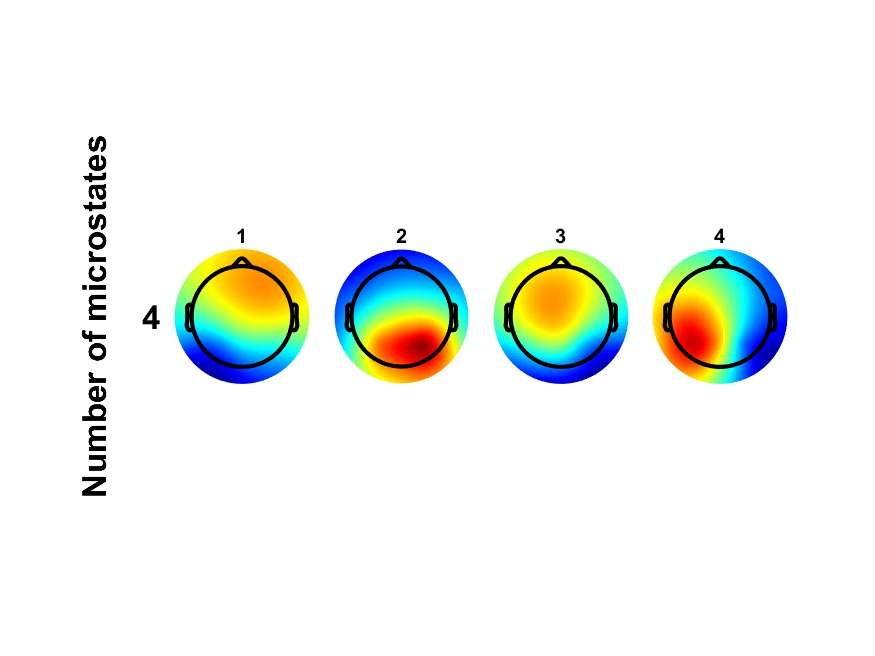
#> input picture resting_2000_1.jpg, 875 x 656 px
$ jupyter execute --allow-errors microstate_analysis.ipynb
#> lines starting #> are read from the running program, lines starting #| are printed output that depends on the picture; long printed decimals are rounded
# Microstate Analysis

## Spatial Correlation

[cell 1]
from PIL import Image
import numpy as np
import matplotlib.pyplot as plt

# Load the image
image_path = "resting_2000_1.jpg"
image = Image.open(image_path)
#> image is the input picture: PIL image 875x656 RGB; mean R, G, B 239.8, 243.5, 238.4

image_path2 = "resting_2000_2.jpg"
image2 = Image.open(image_path2)
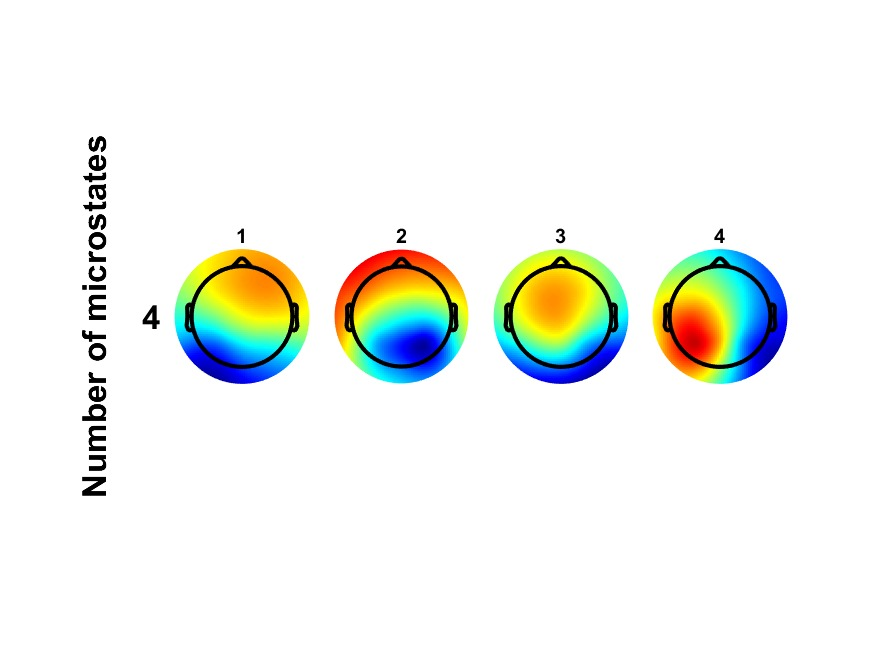
#> input picture resting_2000_2.jpg, 875 x 656 px
#> image2 is the input picture: PIL image 875x656 RGB; mean R, G, B 240.1, 243.5, 238.1

# Display the image
plt.subplot(1, 2, 1)
plt.imshow(image)
plt.axis("off")
plt.title("Microstate Map 1")
plt.show()

plt.subplot(1, 2, 1)
plt.imshow(image2)
plt.axis("off")
plt.title("Microstate Map 2")
plt.show()

[cell 2]
# Convert to grayscale and crop each microstate map
from skimage.metrics import structural_similarity as ssim
from scipy.stats import pearsonr

grayscale_image = image.convert("L")
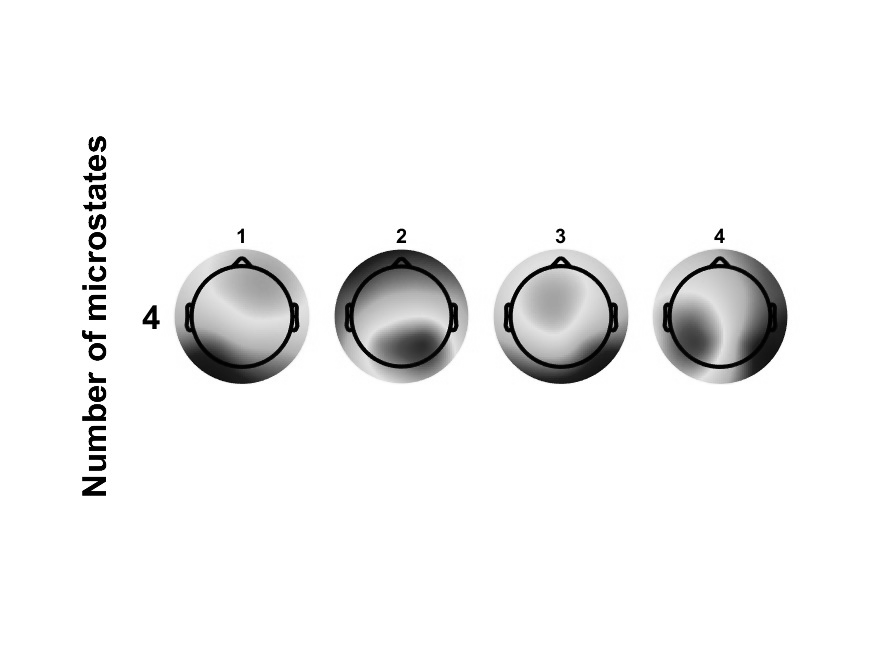
#> grayscale_image: PIL image 875x656 L; min 0, max 255, mean 241.8
grayscale_image2 = image2.convert("L")

x_offset = [0,160,320,480]

# x,y,w,h = 0,25,90,110

for i in range(1):
    x1,y1 = 170 + x_offset[i],245
    x2,y2 = 310 + x_offset[i],390
    microstate1 = grayscale_image.crop((x1, y1, x2, y2))  # Replace with actual coordinates
    microstate2 = grayscale_image2.crop((x1, y1, x2, y2))  # Example for another map

    # Convert cropped images to arrays
    microstate1_array = np.array(microstate1)
    microstate2_array = np.array(microstate2)

    # [11 lines of commented-out code are left out]

    map1_flatten = microstate1_array.flatten()
    map2_flatten = microstate2_array.flatten()

    # Compute Pearson Correlation
    pearson_corr, _ = pearsonr(map1_flatten, map2_flatten)
    print(f"Pearson Correlation for Microstate {i+1} : {pearson_corr}")

    # Compute SSIM
    similarity_index, _ = ssim(microstate1_array, microstate2_array, full=True)
    print(f"SSIM for Microstate {i+1} : {similarity_index}")
#> this loop made 1 pass
#> (pearson_corr, similarity_index) on pass 1: (0.999, 0.989)
#| Pearson Correlation for Microstate 1 : 0.999
#| SSIM for Microstate 1 : 0.9887
#> pass 1, `microstate1 = grayscale_image.crop((x1, y1, x2, y2))`:
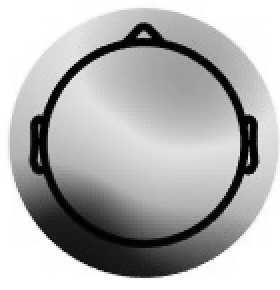
#> microstate1: PIL image 140x145 L (shown 2 times larger); min 0, max 255, mean 179.7

## Finding the ideal Resting Template

There are following steps to find the ideal resting template:
- Load all images in `Microstates_Resting_Movement_Comparison/RestingCode_1000`, You can change the folder name in the code below.
- Calculate the correlation and ssim between all images.
- Then mode range is considered which varies from 0.9-1, 0.8-0.9, 0.7-0.8, 0.6-0.7, 0.5-0.6, 0.4-0.5, 0.3-0.4, 0.2-0.3, 0.1-0.2, 0-0.1.
- The mode range means the most occurence of the values in the range.
- The mode range with the highest number of occurence is considered as the ideal resting template.
- Then those values are used to calculate the correlation and ssim with all the images.
- Then average is considered in the filtered range.
- The highest average is considered as the ideal resting template.

[cell 3]
import os
import numpy as np
from PIL import Image
from skimage.metrics import structural_similarity as ssim
from scipy.stats import pearsonr
from collections import Counter

# Directory containing PNG files
input_directory = "Microstates_Resting_Movement_Comparison/RestingCode_1000"

# Get list of all PNG files in the directory
png_files = [f for f in os.listdir(input_directory) if f.endswith('.png')]

if len(png_files) < 2:
    raise ValueError("Not enough PNG files in the directory to perform the task.")

# Function to calculate SSIM and Pearson correlation
def calculate_metrics(image1_path, image2_path):
    image1 = Image.open(image1_path).convert("L")
    image2 = Image.open(image2_path).convert("L")

    x_offsets = [0, 160, 320, 480]
    pearson_correlations = []
    ssim_values = []

    for i in range(4):  # Loop over offsets (modify as needed)
        x1, y1 = 170 + x_offsets[i], 245
        x2, y2 = 310 + x_offsets[i], 390

        microstate1 = image1.crop((x1, y1, x2, y2))
        microstate2 = image2.crop((x1, y1, x2, y2))

        # Convert cropped images to arrays
        microstate1_array = np.array(microstate1)
        microstate2_array = np.array(microstate2)

        # Flatten arrays
        map1_flatten = microstate1_array.flatten()
        map2_flatten = microstate2_array.flatten()

        # Compute Pearson Correlation
        pearson_corr, _ = pearsonr(map1_flatten, map2_flatten)
        pearson_correlations.append(pearson_corr)

        # Compute SSIM
        similarity_index, _ = ssim(microstate1_array, microstate2_array, full=True)
        ssim_values.append(similarity_index)

    # Return metrics
    # ssim_values = np.mean(ssim_values)
    # pearson_correlations = np.mean(pearson_correlations)
    return ssim_values, pearson_correlations

# Function to calculate the mode range
def calculate_mode_range(values, range_step=0.1):
#> called with range_step = 0.1
    bins = [round(i * range_step, 1) for i in range(int(1 / range_step) + 1)]
#> bins = [0, 0.1, 0.2, 0.3, 0.4, 0.5, 0.6, 0.7, 0.8, 0.9, 1]
    binned_values = [(value // range_step) * range_step for value in values]
    count = Counter(binned_values)
    mode_range = max(count, key=count.get)
    return mode_range, mode_range + range_step

# Dictionary to store metrics for each file
file_metrics = {}

# Loop through every file pair
for i, file1 in enumerate(png_files):
    file1_path = os.path.join(input_directory, file1)

    ssim_scores = []
    pearson_scores = []

    for j, file2 in enumerate(png_files):
        if i == j:
            continue

        file2_path = os.path.join(input_directory, file2)
        ssim_values, pearson_values = calculate_metrics(file1_path, file2_path)

        ssim_scores.extend(ssim_values)
        pearson_scores.extend(pearson_values)

    # Calculate mode range and filter outliers
    ssim_mode_range = calculate_mode_range(ssim_scores)
    pearson_mode_range = calculate_mode_range(pearson_scores)

    filtered_ssim = [val for val in ssim_scores if ssim_mode_range[0] <= val < ssim_mode_range[1]]
    filtered_pearson = [val for val in pearson_scores if pearson_mode_range[0] <= val < pearson_mode_range[1]]

    # Store the mode range filtered metrics
    file_metrics[file1] = {
        "ssim_mode_range": ssim_mode_range,
        "pearson_mode_range": pearson_mode_range,
        "filtered_ssim_avg": np.mean(filtered_ssim) if filtered_ssim else 0,
        "filtered_pearson_avg": np.mean(filtered_pearson) if filtered_pearson else 0
    }

    print(f"Processed {file1}")
#> pass 2 of the loop `for i, file1 in enumerate(png_files):`:
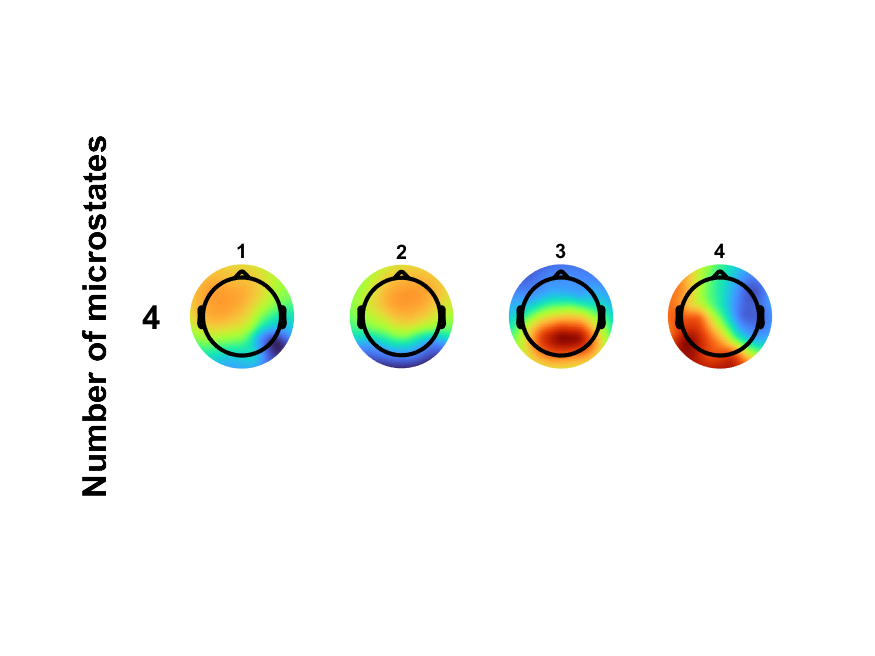
#> input picture Microstates_Resting_Movement_Comparison/RestingCode_1000/Map_12.png, 875 x 656 px
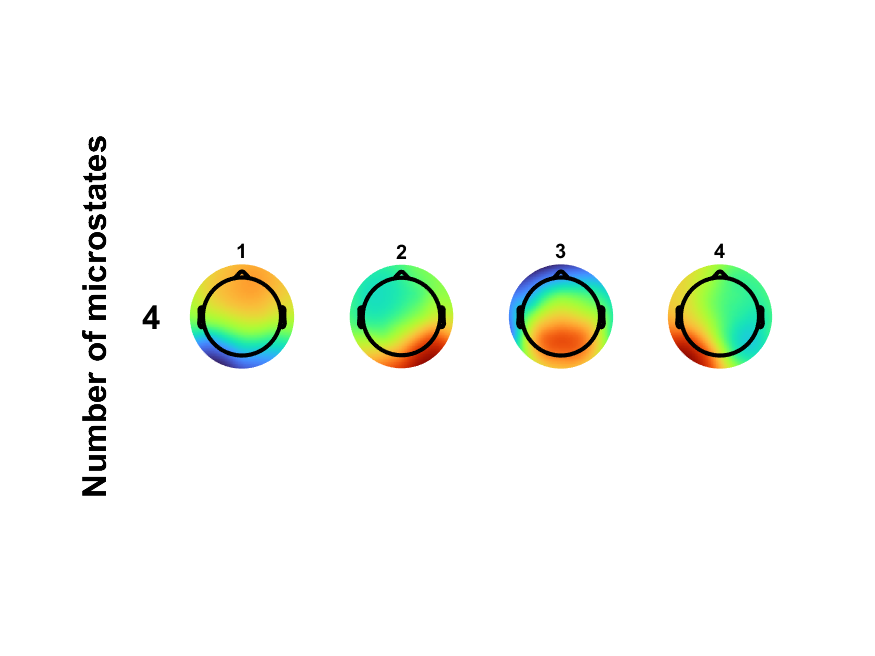
#> input picture Microstates_Resting_Movement_Comparison/RestingCode_1000/Map_10.png, 875 x 656 px
#> image2: PIL image 875x656 L
#> the loop in calculate_metrics (call 3), `for i in range(4):` made 4 passes
#> (pearson_corr, similarity_index) on passes 1 to 4: (0.955, 0.928), (0.969, 0.945), (0.976, 0.945), (0.95, 0.885)
#> after the loop in calculate_metrics (call 3), `for i in range(4):`:
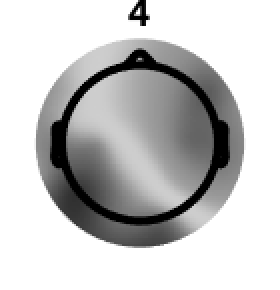
#> microstate1_array: shape (145, 140) (shown 2 times larger); min 0, max 255, mean 198.9
#> after the loop in calculate_metrics (call 3), `for i in range(4):`: pearson_correlations = [0.955, 0.969, 0.976, 0.95]; ssim_values = [0.928, 0.945, 0.945, 0.885]
#> `ssim_values, pearson_values = calculate_metrics(file1_path, file2_path)`: pearson_values = [0.955, 0.969, 0.976, 0.95]
#> pass 3 of the loop `for i, file1 in enumerate(png_files):`:
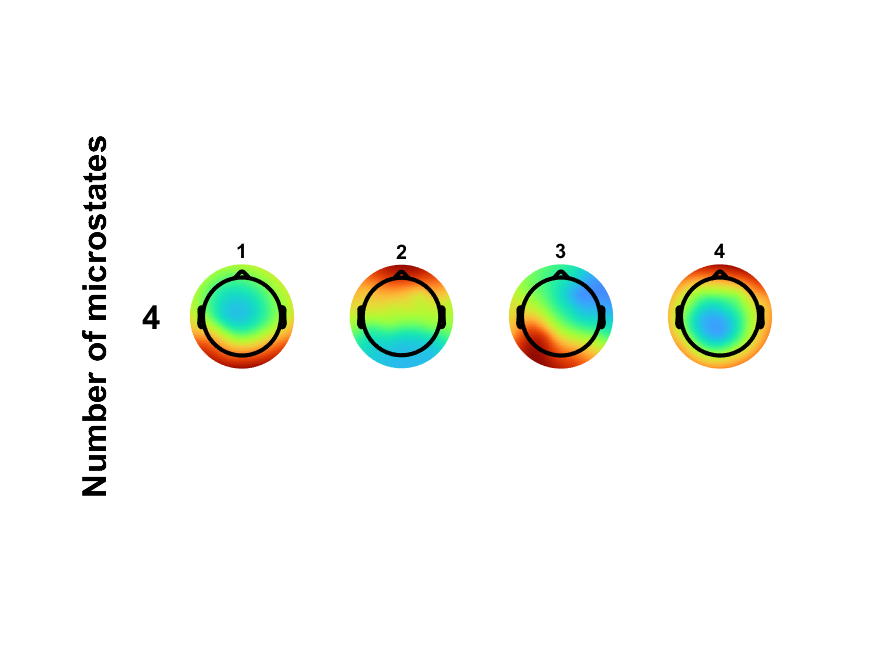
#> input picture Microstates_Resting_Movement_Comparison/RestingCode_1000/Map_15.png, 875 x 656 px
#> the loop in calculate_metrics (call 5), `for i in range(4):` made 4 passes
#> (pearson_corr, similarity_index) on passes 1 to 4: (0.974, 0.924), (0.935, 0.891), (0.885, 0.814), (0.909, 0.851)
#> pass 1, in calculate_metrics (call 5), `microstate1 = image1.crop((x1, y1, x2, y2))`:
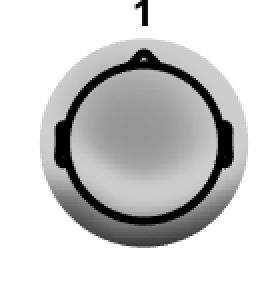
#> microstate1: PIL image 140x145 L (shown 2 times larger); min 0, max 255, mean 208.8
#> after the loop in calculate_metrics (call 5), `for i in range(4):`:
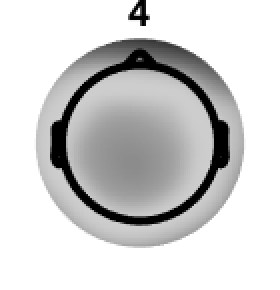
#> microstate1_array: shape (145, 140) (shown 2 times larger); min 0, max 255, mean 209.4
#> after the loop in calculate_metrics (call 5), `for i in range(4):`: pearson_correlations = [0.974, 0.935, 0.885, 0.909]; ssim_values = [0.924, 0.891, 0.814, 0.851]
#> `ssim_values, pearson_values = calculate_metrics(file1_path, file2_path)`: pearson_values = [0.974, 0.935, 0.885, 0.909]

# Find the file with the highest filtered averages
best_file = max(file_metrics.items(), key=lambda x: (x[1]["filtered_ssim_avg"], x[1]["filtered_pearson_avg"]))

# Report the results
print("File with highest filtered average SSIM and Pearson correlation:")
print(f"File Name: {best_file[0]}")
print(f"Filtered Average SSIM: {best_file[1]['filtered_ssim_avg']}")
print(f"Filtered Average Pearson Correlation: {best_file[1]['filtered_pearson_avg']}")
